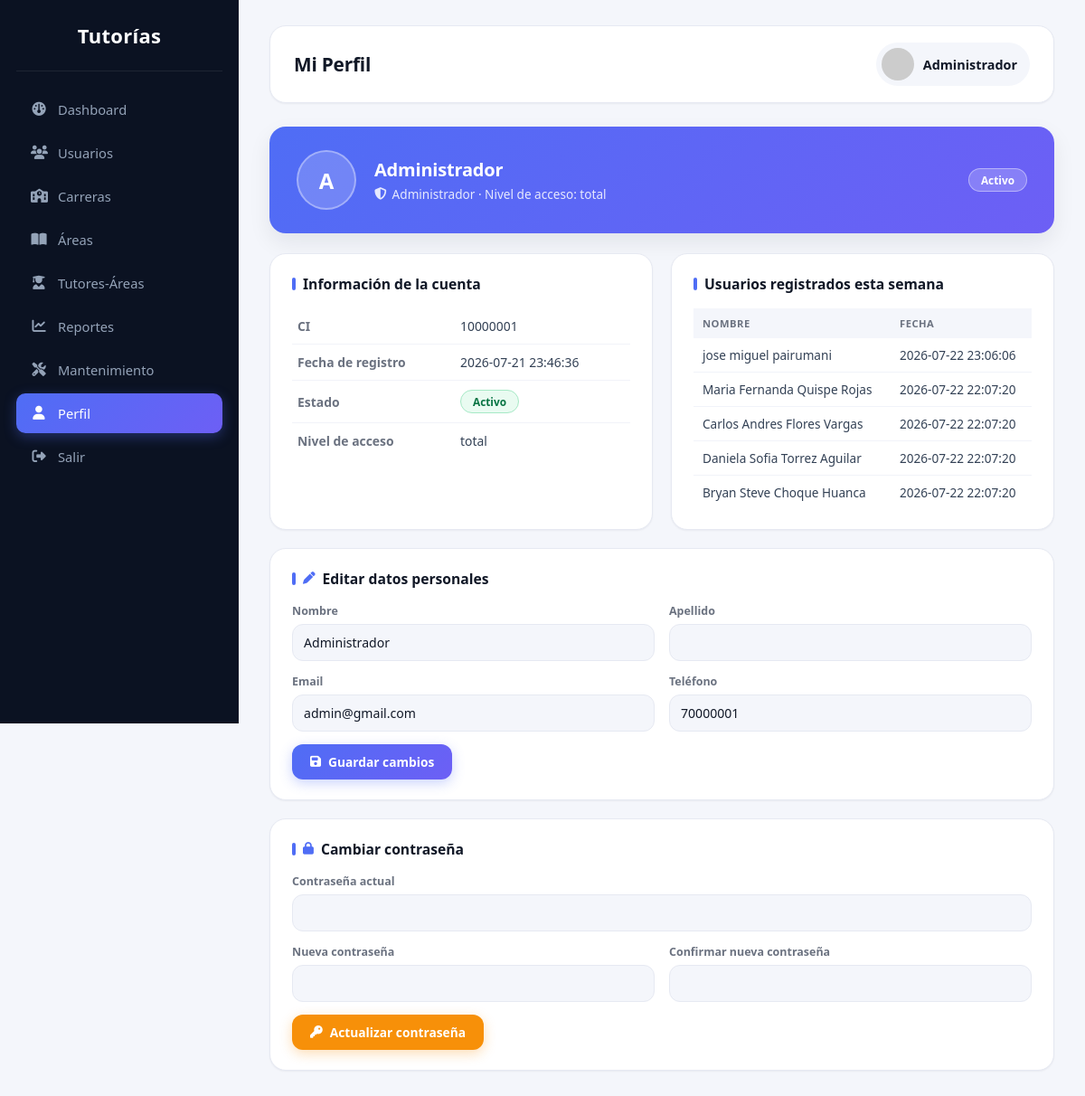
/admin/perfil.php (signed in), run on the app's committed database.
### tables this page shows
CREATE TABLE `administrador` (
  `id_administrador` int(11) NOT NULL,
  `nivel_acceso` enum('total','soporte') NOT NULL DEFAULT 'total'
);

CREATE TABLE `usuario` (
  `id_usuario` int(11) NOT NULL,
  `nombre` varchar(80) NOT NULL,
  `apellido` varchar(80) NOT NULL,
  `ci` varchar(20) NOT NULL,
  `email` varchar(120) NOT NULL,
  `password` varchar(255) NOT NULL,
  `telefono` varchar(20) DEFAULT NULL,
  `fecha_registro` datetime DEFAULT current_timestamp(),
  `estado` enum('activo','inactivo') NOT NULL DEFAULT 'activo'
);

### admin/perfil.php (the view, shortened to what this page needs)
<?php
require_once '../config/conexion.php';
$id_usuario = $_SESSION['id_usuario'];
$stmt = $pdo->prepare("
    SELECT u.id_usuario, u.nombre, u.apellido, u.ci, u.email, u.telefono, u.fecha_registro, u.estado, a.nivel_acceso
    FROM usuario u
    JOIN administrador a ON a.id_administrador = u.id_usuario
    WHERE u.id_usuario = ?
");
$stmt->execute([$id_usuario]);
$perfil = $stmt->fetch();
$actividad_reciente = $pdo->query("
    SELECT nombre, apellido, fecha_registro
    FROM usuario
    WHERE fecha_registro >= DATE_SUB(NOW(), INTERVAL 7 DAY)
    ORDER BY fecha_registro DESC
    LIMIT 5
")->fetchAll();
?>
<!DOCTYPE html>
<html lang="es">
<head>
<link rel="stylesheet"
href="https://cdnjs.cloudflare.com/ajax/libs/font-awesome/6.7.1/css/all.min.css">
<link rel="stylesheet" href="../assets/css/reportes.css">
<link rel="stylesheet" href="../assets/css/perfil.css">
</head>
<body>
<div class="sidebar">
    <div class="logo">Tutorías</div>
    <a href="dashboard.php">
        <i class="fa-solid fa-gauge"></i><span>Dashboard</span>
    </a>
    <a href="usuarios.php">
        <i class="fa-solid fa-users"></i><span>Usuarios</span>
    </a>
    <a href="carreras.php">
        <i class="fa-solid fa-school"></i><span>Carreras</span>
    </a>
    <a href="areas.php">
        <i class="fa-solid fa-book-open"></i><span>Áreas</span>
    </a>
    <a href="tutores_areas.php">
        <i class="fa-solid fa-user-graduate"></i><span>Tutores-Áreas</span>
    </a>
    <a href="reportes.php">
        <i class="fa-solid fa-chart-line"></i><span>Reportes</span>
    </a>
    <a href="mantenimiento.php">
        <i class="fa-solid fa-screwdriver-wrench"></i><span>Mantenimiento</span>
    </a>
    <a href="perfil.php" class="active">
        <i class="fa-solid fa-user"></i><span>Perfil</span>
    </a>
    <a href="../auth/logout.php">
        <i class="fa-solid fa-right-from-bracket"></i><span>Salir</span>
    </a>
</div>
<div class="main">
    <div class="topbar">
        <h2>Mi Perfil</h2>
        <div class="user">
            <img src="https://ui-avatars.com/api/?name=<?= urlencode($_SESSION['nombre']) ?>&background=4f6df5&color=fff">
            <?= htmlspecialchars($_SESSION['nombre']) ?>
        </div>
    </div>
    <div class="perfil-header">
        <div class="perfil-avatar">
            <?= strtoupper(substr($perfil['nombre'], 0, 1) . substr($perfil['apellido'], 0, 1)) ?>
        </div>
        <div class="perfil-info">
            <h2><?= htmlspecialchars($perfil['nombre'] . ' ' . $perfil['apellido']) ?></h2>
            <div class="perfil-rol">
                <i class="fa-solid fa-shield-halved"></i>
                Administrador &middot; Nivel de acceso: <?= htmlspecialchars($perfil['nivel_acceso']) ?>
            </div>
        </div>
        <span class="badge-estado <?= htmlspecialchars($perfil['estado']) ?>">
            <?= htmlspecialchars(ucfirst($perfil['estado'])) ?>
        </span>
    </div>
    <div class="secciones">
        <div class="bloque">
            <h3>Información de la cuenta</h3>
            <table class="datos-lectura">
                <tr><td>CI</td><td><?= htmlspecialchars($perfil['ci']) ?></td></tr>
                <tr><td>Fecha de registro</td><td><?= htmlspecialchars($perfil['fecha_registro']) ?></td></tr>
                <tr><td>Estado</td><td><span class="badge-estado <?= htmlspecialchars($perfil['estado']) ?>"><?= htmlspecialchars(ucfirst($perfil['estado'])) ?></span></td></tr>
                <tr><td>Nivel de acceso</td><td><?= htmlspecialchars($perfil['nivel_acceso']) ?></td></tr>
            </table>
        </div>
        <div class="bloque">
            <h3>Usuarios registrados esta semana</h3>
            <?php if (count($actividad_reciente) === 0): ?>
                <p class="vacio"><i class="fa-solid fa-circle-info"></i> No hay registros en los últimos 7 días.</p>
            <?php else: ?>
            <table>
                <thead><tr><th>Nombre</th><th>Fecha</th></tr></thead>
                <tbody>
                    <?php foreach ($actividad_reciente as $r): ?>
                    <tr>
                        <td><?= htmlspecialchars($r['nombre'] . ' ' . $r['apellido']) ?></td>
                        <td><?= htmlspecialchars($r['fecha_registro']) ?></td>
                    </tr>
                    <?php endforeach; ?>
                </tbody>
            </table>
            <?php endif; ?>
        </div>
        <div class="bloque bloque-ancho">
            <h3><i class="fa-solid fa-pen"></i> Editar datos personales</h3>
            <form method="POST" class="form-perfil">
                <div class="fila">
                    <div class="campo">
                        <label>Nombre</label>
                        <input type="text" name="nombre" required value="<?= htmlspecialchars($perfil['nombre']) ?>">
                    </div>
                    <div class="campo">
                        <label>Apellido</label>
                        <input type="text" name="apellido" required value="<?= htmlspecialchars($perfil['apellido']) ?>">
                    </div>
                </div>
                <div class="fila">
                    <div class="campo">
                        <label>Email</label>
                        <input type="email" name="email" required value="<?= htmlspecialchars($perfil['email']) ?>">
                    </div>
                    <div class="campo">
                        <label>Teléfono</label>
                        <input type="text" name="telefono" value="<?= htmlspecialchars($perfil['telefono']) ?>">
                    </div>
                </div>
                <button type="submit" class="btn btn-primario">
                    <i class="fa-solid fa-floppy-disk"></i> Guardar cambios
                </button>
            </form>
        </div>
        <div class="bloque bloque-ancho">
            <h3><i class="fa-solid fa-lock"></i> Cambiar contraseña</h3>
            <form method="POST" class="form-perfil">
                <div class="fila">
                    <div class="campo">
                        <label>Contraseña actual</label>
                        <input type="password" name="password_actual" required>
                    </div>
                </div>
                <div class="fila">
                    <div class="campo">
                        <label>Nueva contraseña</label>
                        <input type="password" name="password_nueva" required minlength="6">
                    </div>
                    <div class="campo">
                        <label>Confirmar nueva contraseña</label>
                        <input type="password" name="password_confirmar" required minlength="6">
                    </div>
                </div>
                <button type="submit" class="btn btn-secundario">
                    <i class="fa-solid fa-key"></i> Actualizar contraseña
                </button>
            </form>
        </div>
    </div>
</div>
</body>
</html>

### assets/css/reportes.css (style rules this page uses)
:root { --bg:#f4f6fb; --surface:#ffffff; --border:#e6e9f2; --text:#111827; --muted:#6b7280; --sidebar:#0b1222; --sidebar-hover:#161f36; --accent:#4f6df5; --accent-soft:#eef1ff; --green:#12b76a; --green-soft:#e9fbf1; --red:#f04438; --red-soft:#fef1f0; --orange:#f79009; --orange-soft:#fef6e7; --radius-lg:18px; --radius-md:12px; --shadow-sm:0 1px 2px rgba(16,24,40,.05); --shadow-md:0 10px 24px rgba(16,24,40,.08); }
* { margin:0; padding:0; box-sizing:border-box; font-family:'Segoe UI',system-ui,-apple-system,sans-serif; }
body { background:var(--bg); display:flex; color:var(--text); -webkit-font-smoothing:antialiased; }
.sidebar { width:264px; background:var(--sidebar); min-height:100vh; position:fixed; left:0; top:0; padding:24px 18px; display:flex; flex-direction:column; }
.logo { color:#ffffff; font-size:22px; font-weight:700; text-align:center; letter-spacing:.3px; padding-bottom:24px; border-bottom:1px solid rgba(255,255,255,.08); margin-bottom:20px; }
.sidebar a { display:flex; align-items:center; gap:12px; color:#94a3b8; text-decoration:none; padding:12px 16px; border-radius:10px; margin-bottom:4px; transition:.18s ease; font-size:.92rem; font-weight:500; }
.sidebar a.active { background:linear-gradient(135deg,var(--accent),#6d5ff5); color:#ffffff; box-shadow:0 4px 14px rgba(79,109,245,.35); }
.sidebar i { width:18px; text-align:center; font-size:.95rem; }
.main { margin-left:264px; width:calc(100% - 264px); padding:28px 34px; max-width:1600px; }
.topbar { background:var(--surface); padding:18px 26px; border-radius:var(--radius-lg); border:1px solid var(--border); box-shadow:var(--shadow-sm); display:flex; justify-content:space-between; align-items:center; margin-bottom:26px; }
.topbar h2 { color:var(--text); font-size:1.3rem; font-weight:700; letter-spacing:-.2px; }
.user { display:flex; align-items:center; gap:10px; font-weight:600; color:var(--text); font-size:.9rem; background:var(--bg); padding:6px 14px 6px 6px; border-radius:999px; }
.user img { width:36px; height:36px; border-radius:50%; }
.secciones { display:grid; grid-template-columns:1fr 1fr; gap:20px; }
.bloque { background:var(--surface); border-radius:var(--radius-lg); border:1px solid var(--border); box-shadow:var(--shadow-sm); padding:22px 24px; transition:.2s ease; }
.bloque h3 { color:var(--text); font-size:.98rem; font-weight:700; margin-bottom:16px; display:flex; align-items:center; gap:8px; }
.bloque h3::before { content:""; width:4px; height:14px; background:var(--accent); border-radius:4px; flex-shrink:0; }
table { width:100%; border-collapse:collapse; }
thead { background:var(--bg); }
th { color:var(--muted); font-size:.7rem; text-transform:uppercase; letter-spacing:.5px; font-weight:700; padding:9px 10px; text-align:left; }
td { padding:9px 10px; font-size:.85rem; color:#334155; border-bottom:1px solid #f1f3f9; }
tbody tr { transition:.15s ease; }
tbody tr:last-child td { border-bottom:none; }

### data on the page
administrador: id_administrador.apellido "A", id_administrador.apellido "Administrador", nivel_acceso "total", id_administrador.estado "Activo", id_administrador.ci "10000001", id_administrador.fecha_registro "2026-07-21 23:46:36", nombre "Administrador", email "admin@gmail.com", telefono "70000001"
usuario: nombre+apellido "jose miguel pairumani", fecha_registro "2026-07-22 23:06:06"
usuario: nombre+apellido "Maria Fernanda Quispe Rojas", fecha_registro "2026-07-22 22:07:20"
usuario: nombre+apellido "Carlos Andres Flores Vargas", fecha_registro "2026-07-22 22:07:20"
usuario: nombre+apellido "Daniela Sofia Torrez Aguilar", fecha_registro "2026-07-22 22:07:20"
usuario: nombre+apellido "Bryan Steve Choque Huanca", fecha_registro "2026-07-22 22:07:20"

### other printed values
$_SESSION['nombre'] "Administrador"
